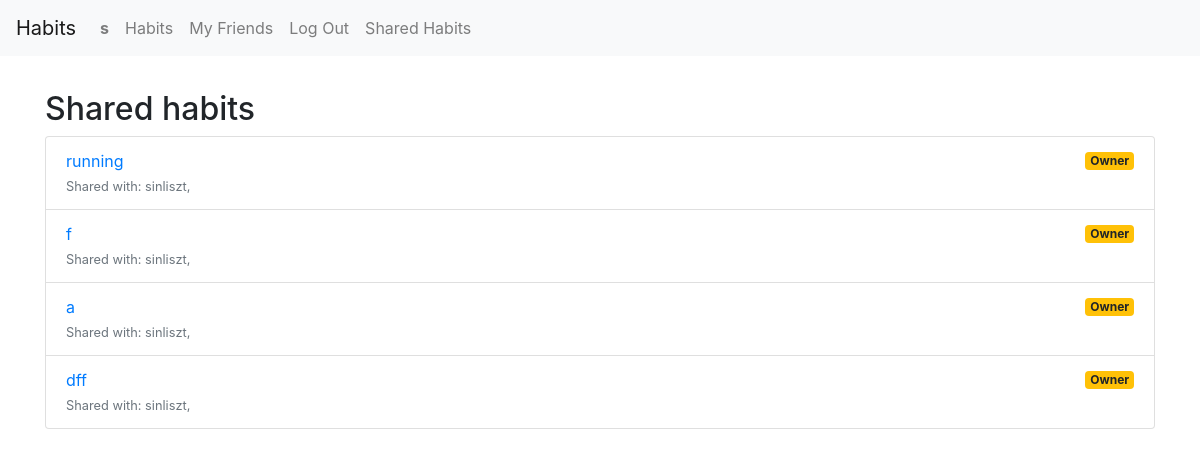
The page /shared/ (signed in) on the database its author committed.
### tracker/models.py (models this page shows, shortened)
class User(AbstractUser):
    friends = models.ManyToManyField("self", symmetrical=True, blank=True)

class Habit(models.Model):
    name = models.CharField(max_length=100)
    created_at = models.DateField(auto_now_add=True)
    description = models.TextField(blank=True)
    users = models.ManyToManyField(User, related_name="shared_habits")
    owner = models.ForeignKey(User, on_delete=models.CASCADE, related_name="habits_owned", null=True, blank=True)
    target_minutes = models.PositiveIntegerField(default=30)
    category = models.ForeignKey(Category, on_delete=models.CASCADE, related_name='habits')

### tracker/views.py (the view)
# urls.py: path("shared/", views.shared_habits_view, name="shared_habits"),
@login_required
def shared_habits_view(request):
    shared_habits = Habit.objects.filter(users=request.user)
    shared_habits = [habit for habit in shared_habits if habit.users.count() > 1]
    return render(request, "tracker/shared_habits.html", {
        "habits": shared_habits,
    })

### tracker/templates/tracker/shared_habits.html
{% extends "tracker/layout.html" %}
{% load static %}
{% block body %}
    <div class="container mt-4">
        <h2>Shared habits</h2>
        {% if habits %}
            <ul class="list-group">
                {% for habit in habits %}
                    <li class="list-group-item">
                        <div class="d-flex justify-content-between align-items-center">
                            <a href="{% url 'habit_detail' habit.id %}">{{ habit.name }}</a>
                            {% if habit.owner == request.user %}
                                <span class="badge bg-info">Shared</span>
                            {% else %}
                                <span class="badge bg-warning">Owner</span>
                            {% endif %}
                        </div>
                        <small class="text-muted">
                            Shared with:
                            {% for user in habit.users.all %}
                                {% if user != request.user %}
                                    {{ user.username }}{% if not forloop.last %}, {% endif %}
                                {% endif %}
                            {% endfor %}
                        </small>
                    </li>
                {% endfor %}
            </ul>
        {% else %}
            <div class="alert alert-info">You have no shared habits</div>
        {% endif %}
    </div>
{% endblock %}

### tracker/templates/tracker/layout.html (shortened to what this page needs)
{% load static %}
<!DOCTYPE html>
<html lang="en">
    <head>
        <link rel="stylesheet" href="https://stackpath.bootstrapcdn.com/bootstrap/4.4.1/css/bootstrap.min.css">
        <link href="{% static 'tracker/styles.css' %}" rel="stylesheet">
    </head>
    <body>
        <nav class="navbar navbar-expand-lg navbar-light bg-light">
            <a class="navbar-brand" href="#">Habits</a>
            <div>
              <ul class="navbar-nav mr-auto">
                {% if user.is_authenticated %}
                    <li class="nav-item">
                        <a class="nav-link" href="{% url 'profile_view' request.user %}"><strong>{{ user.username }}</strong></a>
                    </li>
                {% endif %}
                <li class="nav-item">
                  <a class="nav-link" href="{% url 'index' %}">Habits</a>
                </li>
                {% if user.is_authenticated %}
                    <li class="nav-item">
                        <a class="nav-link" href="{% url 'friends_list' %}">My Friends</a>
                    </li>
                    <li class="nav-item">
                        <a class="nav-link" href="{% url 'logout' %}">Log Out</a>
                    </li>
                    <li class="nav-item">
                        <a class="nav-link" href="{% url 'shared_habits' %}">Shared Habits</a>
                    </li>
                {% endif %}
              </ul>
            </div>
          </nav>
        <div class="body">
            {% block body %}
            {% endblock %}
        </div>
    </body>
</html>

### tracker/static/tracker/styles.css (style rules this page uses)
.body { padding: 10px; }

### rows shown on the page
User: username "s"
Habit: name "running", shows "Owner"
User: username "sinliszt"
Habit: name "f", shows "Owner"
Habit: name "a", shows "Owner"
Habit: name "dff", shows "Owner"
